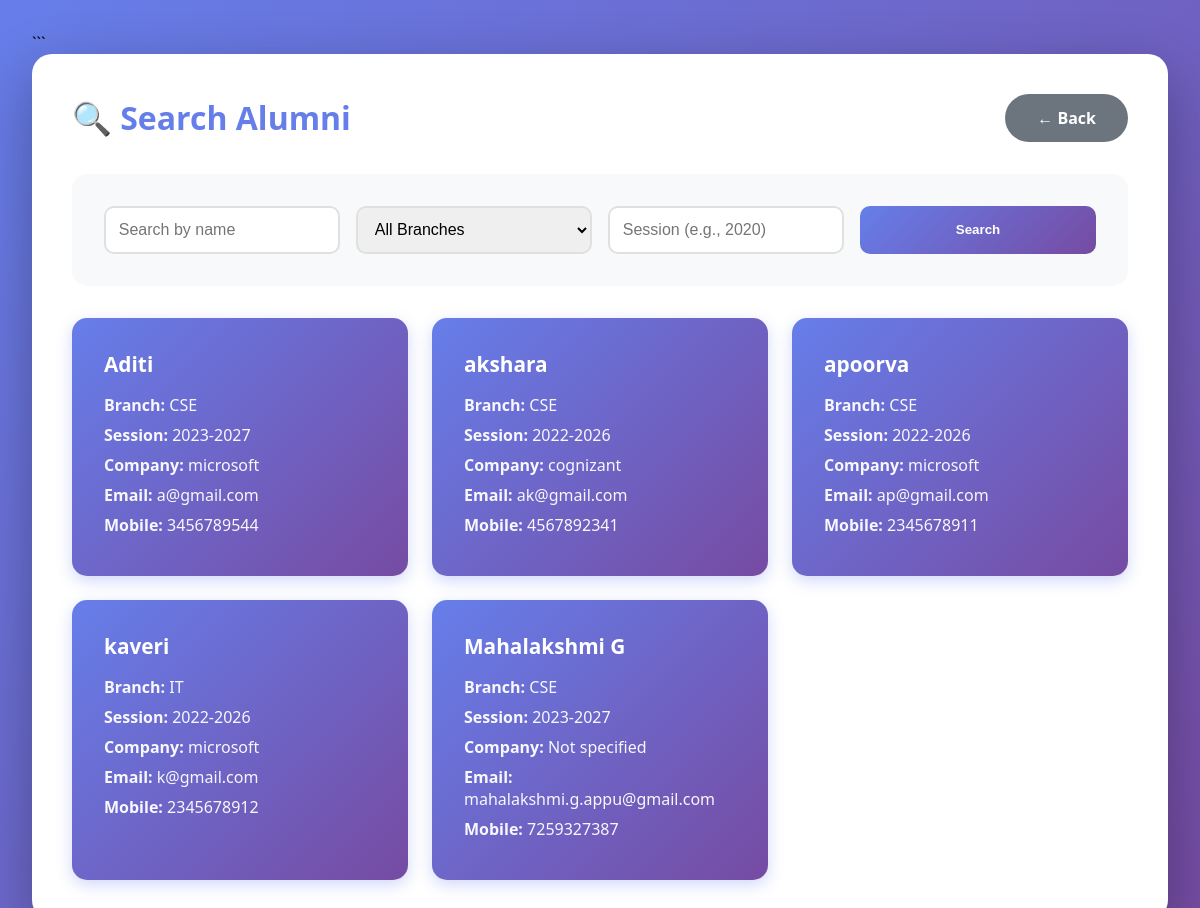
Screenshot of /search_alumni2.php (signed in) with the database file from the repository.
### tables this page shows
CREATE TABLE `alumniinfo` (
  `pi_name` varchar(100) NOT NULL,
  `pi_gender` varchar(20) NOT NULL,
  `pi_address` varchar(100) NOT NULL,
  `pi_email` varchar(100) NOT NULL,
  `pi_linkedin` varchar(255) DEFAULT NULL,
  `pi_instagram` varchar(255) DEFAULT NULL,
  `pi_whatsapp` varchar(20) DEFAULT NULL,
  `pi_facebook` varchar(255) DEFAULT NULL,
  `pi_twitter` varchar(255) DEFAULT NULL,
  `pi_github` varchar(255) DEFAULT NULL,
  `pi_portfolio` varchar(255) DEFAULT NULL,
  `pi_picture` longblob DEFAULT NULL,
  `pi_session` varchar(50) NOT NULL,
  `pi_branch` varchar(50) NOT NULL,
  `pi_yop` year(4) DEFAULT NULL,
  `pi_mobile` varchar(50) NOT NULL,
  `pi_company` varchar(50) NOT NULL,
  `pi_designation` varchar(100) DEFAULT NULL,
  `pi_register` varchar(100) NOT NULL,
  `show_contact` tinyint(1) DEFAULT 1 COMMENT 'Show contact info to students',
  `available_for_mentorship` tinyint(1) DEFAULT 1 COMMENT 'Available as mentor'
);

### search_alumni2.php (the view, shortened to what this page needs)
<?php
include_once 'db_config.php';
$search_name = isset($_GET['name']) ? mysqli_real_escape_string($conn, $_GET['name']) : '';
$search_session = isset($_GET['session']) ? mysqli_real_escape_string($conn, $_GET['session']) : '';
$query = "SELECT ai.*
          FROM alumniinfo ai
          JOIN alumnimember am ON ai.pi_register = am.pi_register
          WHERE am.al_status = 'Approve'";
$query .= " ORDER BY ai.pi_name ASC";
$alumni_result = mysqli_query($conn, $query);
?>
<!DOCTYPE html>
<html lang="en">
<head>
</head>
<body>
    <div class="container">
        <div class="header">
            <h1>🔍 Search Alumni</h1>
            <a href="alumni_home.php" class="btn">← Back</a>
        </div>
        <form method="GET" class="search-form">
            <input type="text" name="name" placeholder="Search by name" value="<?php echo $search_name; ?>">
            <select name="branch">
                <option value="">All Branches</option>
            </select>
            <input type="text" name="session" placeholder="Session (e.g., 2020)" value="<?php echo $search_session; ?>">
            <button type="submit" class="btn-search">Search</button>
        </form>
        <div class="alumni-grid">
            <?php while ($al = mysqli_fetch_assoc($alumni_result)): ?>
                <div class="alumni-card">
                    <h3><?php echo $al['pi_name']; ?></h3>
                    <p><strong>Branch:</strong> <?php echo $al['pi_branch']; ?></p>
                    <p><strong>Session:</strong> <?php echo $al['pi_session']; ?></p>
                    <p><strong>Company:</strong> <?php echo $al['pi_company'] ? $al['pi_company'] : 'Not specified'; ?></p>
                    <p><strong>Email:</strong> <?php echo $al['pi_email']; ?></p>
                    <p><strong>Mobile:</strong> <?php echo $al['pi_mobile']; ?></p>
                </div>
            <?php endwhile; ?>
        </div>
    </div>
</body>
</html>

### search_alumni2.php (style rules this page uses)
* { margin: 0; padding: 0; box-sizing: border-box; }
body { font-family: 'Segoe UI', Tahoma, Geneva, Verdana, sans-serif; background: linear-gradient(135deg, #667eea 0%, #764ba2 100%); min-height: 100vh; padding: 2rem; }
.container { max-width: 1400px; margin: 0 auto; background: white; border-radius: 20px; padding: 2.5rem; box-shadow: 0 20px 60px rgba(0, 0, 0, 0.3); }
.header { display: flex; justify-content: space-between; align-items: center; margin-bottom: 2rem; }
h1 { color: #667eea; }
.btn { padding: 0.8rem 2rem; border-radius: 25px; text-decoration: none; font-weight: 600; background: #6c757d; color: white; }
.search-form { background: #f8f9fa; padding: 2rem; border-radius: 15px; margin-bottom: 2rem; display: grid; grid-template-columns: repeat(auto-fit, minmax(200px, 1fr)); gap: 1rem; }
.search-form input, .search-form select { padding: 0.8rem; border: 2px solid #e0e0e0; border-radius: 10px; font-size: 1rem; }
.btn-search { background: linear-gradient(135deg, #667eea 0%, #764ba2 100%); color: white; padding: 0.8rem 2rem; border: none; border-radius: 10px; cursor: pointer; font-weight: 600; }
.alumni-grid { display: grid; grid-template-columns: repeat(auto-fill, minmax(300px, 1fr)); gap: 1.5rem; }
.alumni-card { background: linear-gradient(135deg, #667eea 0%, #764ba2 100%); color: white; padding: 2rem; border-radius: 15px; box-shadow: 0 5px 15px rgba(102, 126, 234, 0.3); transition: transform 0.3s; }
.alumni-card h3 { margin-bottom: 1rem; font-size: 1.3rem; }
.alumni-card p { margin: 0.5rem 0; opacity: 0.95; }
.alumni-card strong { opacity: 1; }

### rows the page displays
alumniinfo: pi_name "Aditi", pi_branch "CSE", pi_session "2023-2027", pi_company "microsoft", pi_email "a@gmail.com", pi_mobile "3456789544"
alumniinfo: pi_name "akshara", pi_branch "CSE", pi_session "2022-2026", pi_company "cognizant", pi_email "ak@gmail.com", pi_mobile "4567892341"
alumniinfo: pi_name "apoorva", pi_branch "CSE", pi_session "2022-2026", pi_company "microsoft", pi_email "ap@gmail.com", pi_mobile "2345678911"
alumniinfo: pi_name "kaveri", pi_branch "IT", pi_session "2022-2026", pi_company "microsoft", pi_email "k@gmail.com", pi_mobile "2345678912"
alumniinfo: pi_name "Mahalakshmi G", pi_branch "CSE", pi_session "2023-2027", pi_company "Not specified", pi_email "mahalakshmi.g.appu@gmail.com", pi_mobile "7259327387"
